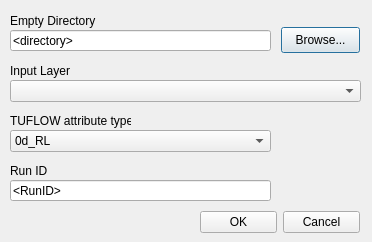
<?xml version="1.0" encoding="UTF-8"?>
<ui version="4.0">
 <class>tuflowqgis_insert_tuflow_attributes</class>
 <widget class="QDialog" name="tuflowqgis_insert_tuflow_attributes">
  <property name="windowModality">
   <enum>Qt::ApplicationModal</enum>
  </property>
  <property name="enabled">
   <bool>true</bool>
  </property>
  <property name="geometry">
   <rect>
    <x>0</x>
    <y>0</y>
    <width>372</width>
    <height>242</height>
   </rect>
  </property>
  <property name="mouseTracking">
   <bool>false</bool>
  </property>
  <property name="windowTitle">
   <string>Insert TUFLOW attributes to existing GIS layer</string>
  </property>
  <widget class="QLabel" name="label1">
   <property name="geometry">
    <rect>
     <x>10</x>
     <y>10</y>
     <width>108</width>
     <height>22</height>
    </rect>
   </property>
   <property name="text">
    <string>Empty Directory</string>
   </property>
  </widget>
  <widget class="QLineEdit" name="emptydir">
   <property name="geometry">
    <rect>
     <x>10</x>
     <y>30</y>
     <width>261</width>
     <height>21</height>
    </rect>
   </property>
   <property name="text">
    <string>&lt;directory&gt;</string>
   </property>
   <property name="readOnly">
    <bool>false</bool>
   </property>
  </widget>
  <widget class="QPushButton" name="browsedir">
   <property name="geometry">
    <rect>
     <x>281</x>
     <y>27</y>
     <width>79</width>
     <height>26</height>
    </rect>
   </property>
   <property name="text">
    <string>Browse...</string>
   </property>
  </widget>
  <widget class="QLabel" name="label2">
   <property name="geometry">
    <rect>
     <x>10</x>
     <y>110</y>
     <width>121</width>
     <height>22</height>
    </rect>
   </property>
   <property name="text">
    <string>TUFLOW attribute type</string>
   </property>
  </widget>
  <widget class="QLineEdit" name="txtRunID">
   <property name="geometry">
    <rect>
     <x>10</x>
     <y>180</y>
     <width>261</width>
     <height>21</height>
    </rect>
   </property>
   <property name="text">
    <string>&lt;RunID&gt;</string>
   </property>
   <property name="readOnly">
    <bool>false</bool>
   </property>
  </widget>
  <widget class="QLabel" name="label3">
   <property name="geometry">
    <rect>
     <x>10</x>
     <y>160</y>
     <width>108</width>
     <height>22</height>
    </rect>
   </property>
   <property name="text">
    <string>Run ID</string>
   </property>
  </widget>
  <widget class="QLabel" name="label3_2">
   <property name="geometry">
    <rect>
     <x>10</x>
     <y>60</y>
     <width>108</width>
     <height>22</height>
    </rect>
   </property>
   <property name="text">
    <string>Input Layer</string>
   </property>
  </widget>
  <widget class="QComboBox" name="comboBox_inputLayer">
   <property name="geometry">
    <rect>
     <x>10</x>
     <y>80</y>
     <width>351</width>
     <height>22</height>
    </rect>
   </property>
  </widget>
  <widget class="QComboBox" name="comboBox_tfType">
   <property name="geometry">
    <rect>
     <x>10</x>
     <y>130</y>
     <width>261</width>
     <height>22</height>
    </rect>
   </property>
   <item>
    <property name="text">
     <string>0d_RL</string>
    </property>
   </item>
   <item>
    <property name="text">
     <string>1d_bc</string>
    </property>
   </item>
   <item>
    <property name="text">
     <string>1d_iwl</string>
    </property>
   </item>
   <item>
    <property name="text">
     <string>1d_mh</string>
    </property>
   </item>
   <item>
    <property name="text">
     <string>1d_nd</string>
    </property>
   </item>
   <item>
    <property name="text">
     <string>1d_nwk</string>
    </property>
   </item>
   <item>
    <property name="text">
     <string>1d_nwkb</string>
    </property>
   </item>
   <item>
    <property name="text">
     <string>1d_nwke</string>
    </property>
   </item>
   <item>
    <property name="text">
     <string>1d_pit</string>
    </property>
   </item>
   <item>
    <property name="text">
     <string>1d_tab</string>
    </property>
   </item>
   <item>
    <property name="text">
     <string>1d_WLL</string>
    </property>
   </item>
   <item>
    <property name="text">
     <string>2d_bc</string>
    </property>
   </item>
   <item>
    <property name="text">
     <string>2d_code</string>
    </property>
   </item>
   <item>
    <property name="text">
     <string>2d_fc</string>
    </property>
   </item>
   <item>
    <property name="text">
     <string>2d_fcsh</string>
    </property>
   </item>
   <item>
    <property name="text">
     <string>2d_glo</string>
    </property>
   </item>
   <item>
    <property name="text">
     <string>2d_gw</string>
    </property>
   </item>
   <item>
    <property name="text">
     <string>2d_iwl</string>
    </property>
   </item>
   <item>
    <property name="text">
     <string>2d_lfcsh</string>
    </property>
   </item>
   <item>
    <property name="text">
     <string>2d_loc</string>
    </property>
   </item>
   <item>
    <property name="text">
     <string>2d_lp</string>
    </property>
   </item>
   <item>
    <property name="text">
     <string>2d_mat</string>
    </property>
   </item>
   <item>
    <property name="text">
     <string>2d_oz</string>
    </property>
   </item>
   <item>
    <property name="text">
     <string>2d_po</string>
    </property>
   </item>
   <item>
    <property name="text">
     <string>2d_rf</string>
    </property>
   </item>
   <item>
    <property name="text">
     <string>2d_sa</string>
    </property>
   </item>
   <item>
    <property name="text">
     <string>2d_sa_rf</string>
    </property>
   </item>
   <item>
    <property name="text">
     <string>2d_sa_tr</string>
    </property>
   </item>
   <item>
    <property name="text">
     <string>2d_soil</string>
    </property>
   </item>
   <item>
    <property name="text">
     <string>2d_vzsh</string>
    </property>
   </item>
   <item>
    <property name="text">
     <string>2d_z__</string>
    </property>
   </item>
   <item>
    <property name="text">
     <string>2d_zsh</string>
    </property>
   </item>
   <item>
    <property name="text">
     <string>2d_zshr</string>
    </property>
   </item>
  </widget>
  <widget class="QWidget" name="horizontalLayoutWidget">
   <property name="geometry">
    <rect>
     <x>200</x>
     <y>210</y>
     <width>160</width>
     <height>25</height>
    </rect>
   </property>
   <layout class="QHBoxLayout" name="horizontalLayout">
    <item>
     <widget class="QPushButton" name="pbOk">
      <property name="text">
       <string>OK</string>
      </property>
     </widget>
    </item>
    <item>
     <widget class="QPushButton" name="pbCancel">
      <property name="text">
       <string>Cancel</string>
      </property>
     </widget>
    </item>
   </layout>
  </widget>
 </widget>
 <resources/>
 <connections/>
</ui>
